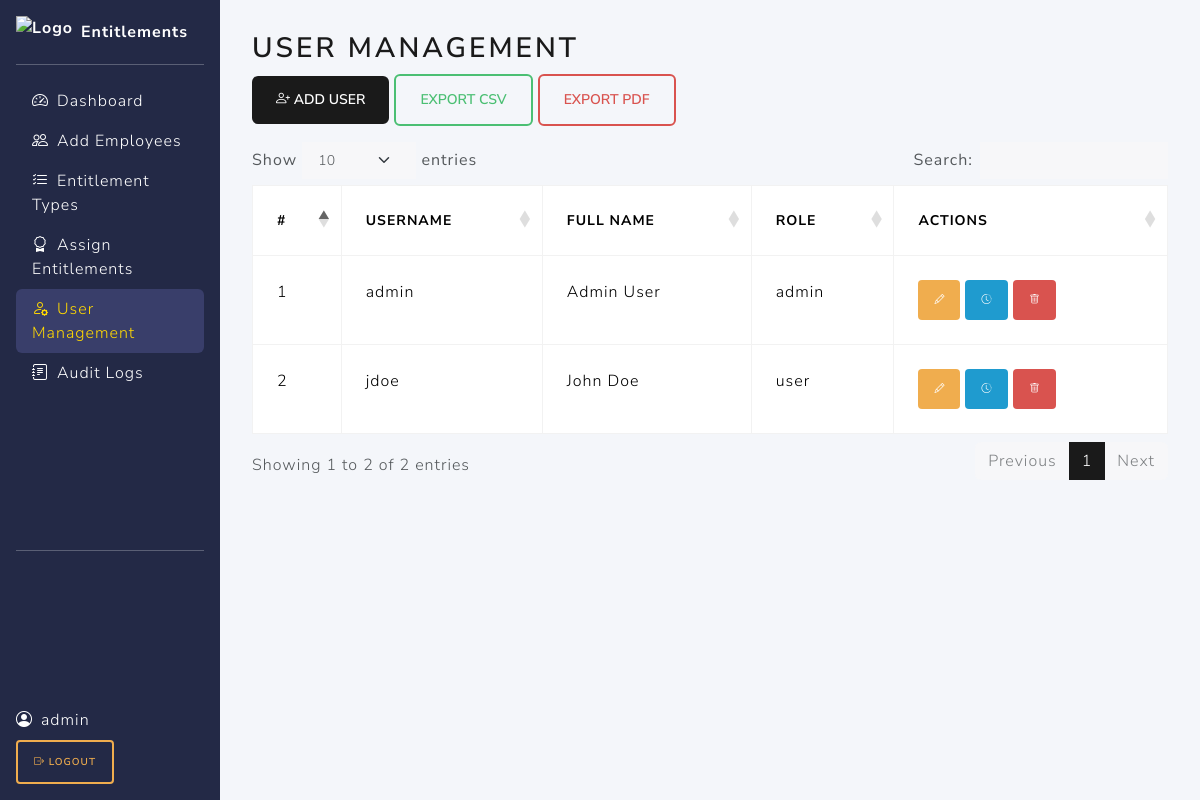
The page /pages/users.php (signed in) on the database its author committed.
### tables this page shows
CREATE TABLE users (
    id INT AUTO_INCREMENT PRIMARY KEY,
    username VARCHAR(50) NOT NULL UNIQUE,
    password VARCHAR(255) NOT NULL,
    full_name VARCHAR(100),
    role ENUM('admin','user') DEFAULT 'user',
    created_at TIMESTAMP DEFAULT CURRENT_TIMESTAMP
);

### pages/users.php (the view, shortened to what this page needs)
<?php
require_once '../db/db.php';
$search = trim($_GET['search'] ?? '');
$where = $search ? "WHERE username LIKE ? OR full_name LIKE ?" : '';
$params = $search ? ["%$search%", "%$search%"] : [];
$users = $pdo->prepare("SELECT * FROM users $where ORDER BY id DESC");
$users->execute($params);
$users = $users->fetchAll();
$where = [];
$params = [];
$where_sql = $where ? 'WHERE ' . implode(' AND ', $where) : '';
$sql = "SELECT * FROM users $where_sql ORDER BY id DESC";
$stmt = $pdo->prepare($sql);
$stmt->execute($params);
$users = $stmt->fetchAll();
?>
<!DOCTYPE html>
<html lang="en">
<head>
    <link rel="stylesheet" href="https://cdn.jsdelivr.net/npm/bootstrap@5.3.0/dist/css/bootstrap.min.css">
    <link rel="stylesheet" href="../assets/style.css">
    <link rel="stylesheet" href="https://cdn.jsdelivr.net/npm/datatables.net-bs5@1.13.6/css/dataTables.bootstrap5.min.css">
</head>
<body>
<?php include 'navbar.php'; ?>
<div class="main-content">
    <h2>User Management</h2>
    <button class="btn btn-primary mb-3" data-bs-toggle="modal" data-bs-target="#addModal"><i class="bi bi-person-plus"></i> Add User</button>
    <button class="btn btn-outline-success mb-3" onclick="window.location='?export=csv'">Export CSV</button>
    <button class="btn btn-outline-danger mb-3" onclick="window.location='?export=pdf'">Export PDF</button>
    <table id="usersTable" class="table table-hover table-bordered w-100">
        <thead><tr><th>#</th><th>Username</th><th>Full Name</th><th>Role</th><th>Actions</th></tr></thead>
        <tbody>
        <?php foreach ($users as $u): ?>
            <tr>
                <td><?php echo $u['id']; ?></td>
                <td><?php echo htmlspecialchars($u['username']); ?></td>
                <td><?php echo htmlspecialchars($u['full_name']); ?></td>
                <td><?php echo htmlspecialchars($u['role']); ?></td>
                <td>
                    <button class="btn btn-sm btn-warning" data-bs-toggle="modal" data-bs-target="#editModal<?php echo $u['id']; ?>"><i class="bi bi-pencil"></i></button>
                    <a href="edit_history.php?table=users&id=<?php echo $u['id']; ?>" class="btn btn-sm btn-info"><i class="bi bi-clock-history"></i></a>
                    <a href="?delete=<?php echo $u['id']; ?>" class="btn btn-sm btn-danger" onclick="return confirm('Delete this user?')"><i class="bi bi-trash"></i></a>
                </td>
            </tr>
        <?php endforeach; ?>
        </tbody>
    </table>
    <div class="toast-container position-fixed top-0 end-0 p-3">
    </div>
</div>
</body>
</html>

### assets/style.css (style rules this page uses)
body { background: #f4f6fa; }
.main-content { margin-left: 220px; padding: 2rem 2rem 2rem 2rem; }
.toast-container { position: fixed; top: 1rem; right: 1rem; z-index: 2000; }
.table thead { background: #e9ecef; }

### rows shown on the page
users: id "2", username "jdoe", full_name "John Doe", role "user"
users: id "1", username "admin", full_name "Admin User", role "admin"

### other values the page prints
$_SESSION['username'] "admin"
